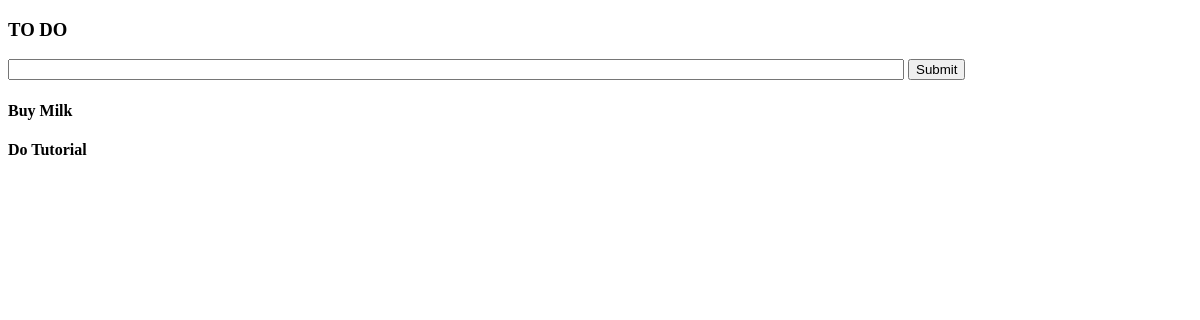
Before: / with the older database file.
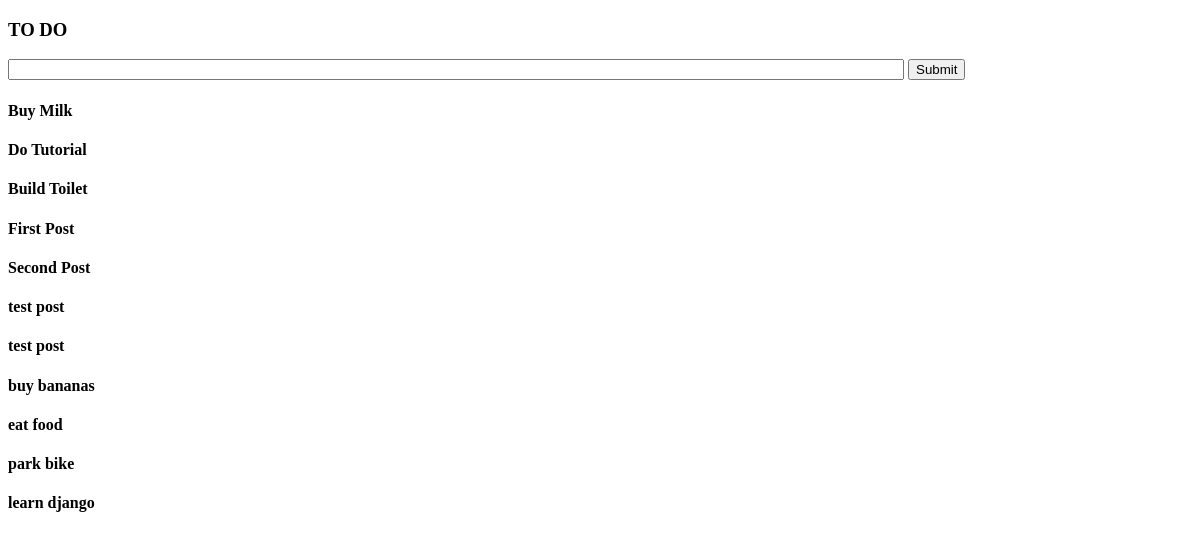
After: the same page with the newer database file.
### todo/models.py (models this page shows)
class Task(models.Model):
    title=models.CharField(max_length=200)
    complete=models.BooleanField(default=False)
    created=models.DateTimeField(auto_now_add=True)
    def __str__(self):
        return self.title

### todo/views.py (the view)
# urls.py: path('',home,name="home"),
def home(request):
    tasks=Task.objects.all()
    return render(request,"todo/index.html",{'tasks':tasks})

### templates/todo/index.html (shortened to what this page needs)
{% extends 'base.html' %}
{% block content %}
<h3>TO DO</h3>
<form id="form">
<input type="text" name="title" style="width: 75%;">
<input type="submit">
</form>
{% for task in tasks %}
    <h4>{{task}}<h4>
{% endfor %}
{% endblock %}

### templates/base.html (shortened to what this page needs)
<!DOCTYPE html>
<html lang="en">
<head>
</head>
<body>
    {% block content %}
    {% endblock %}
</body>
</html>

Changed rows visible on the page:
added Task: title "Build Toilet"
added Task: title "First Post"
added Task: title "Second Post"
added Task: title "test post"
added Task: title "test post"
added Task: title "buy bananas"
added Task: title "eat food"
added Task: title "park bike"
added Task: title "learn django"
